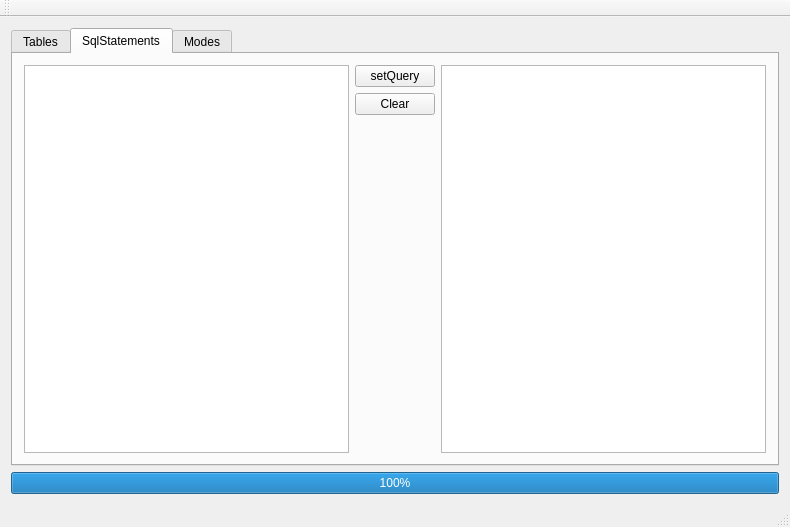
<?xml version="1.0" encoding="UTF-8"?>
<ui version="4.0">
 <class>MainWindow</class>
 <widget class="QMainWindow" name="MainWindow">
  <property name="geometry">
   <rect>
    <x>0</x>
    <y>0</y>
    <width>790</width>
    <height>527</height>
   </rect>
  </property>
  <property name="windowTitle">
   <string>QtAsyncSql Demo</string>
  </property>
  <widget class="QWidget" name="centralWidget">
   <layout class="QVBoxLayout" name="verticalLayout">
    <item>
     <widget class="QTabWidget" name="tabWidget">
      <property name="currentIndex">
       <number>1</number>
      </property>
      <widget class="QWidget" name="Tables">
       <attribute name="title">
        <string>Tables</string>
       </attribute>
       <layout class="QVBoxLayout" name="verticalLayout_3">
        <item>
         <layout class="QVBoxLayout" name="verticalLayout_2">
          <item>
           <layout class="QHBoxLayout" name="horizontalLayout">
            <item>
             <widget class="QComboBox" name="cbTables">
              <property name="minimumSize">
               <size>
                <width>200</width>
                <height>0</height>
               </size>
              </property>
             </widget>
            </item>
            <item>
             <spacer name="horizontalSpacer">
              <property name="orientation">
               <enum>Qt::Horizontal</enum>
              </property>
              <property name="sizeHint" stdset="0">
               <size>
                <width>40</width>
                <height>20</height>
               </size>
              </property>
             </spacer>
            </item>
           </layout>
          </item>
          <item>
           <widget class="QTableView" name="tvTables"/>
          </item>
         </layout>
        </item>
       </layout>
      </widget>
      <widget class="QWidget" name="tab_2">
       <attribute name="title">
        <string>SqlStatements</string>
       </attribute>
       <layout class="QGridLayout" name="gridLayout">
        <item row="0" column="0">
         <widget class="QTextEdit" name="teQuery">
          <property name="sizePolicy">
           <sizepolicy hsizetype="Expanding" vsizetype="Expanding">
            <horstretch>0</horstretch>
            <verstretch>0</verstretch>
           </sizepolicy>
          </property>
          <property name="lineWrapMode">
           <enum>QTextEdit::NoWrap</enum>
          </property>
         </widget>
        </item>
        <item row="0" column="1">
         <layout class="QVBoxLayout" name="verticalLayout_4">
          <item>
           <widget class="QPushButton" name="btnQuery">
            <property name="text">
             <string>setQuery</string>
            </property>
           </widget>
          </item>
          <item>
           <widget class="QPushButton" name="pushButton_Clear">
            <property name="text">
             <string>Clear</string>
            </property>
           </widget>
          </item>
          <item>
           <spacer name="verticalSpacer">
            <property name="orientation">
             <enum>Qt::Vertical</enum>
            </property>
            <property name="sizeHint" stdset="0">
             <size>
              <width>20</width>
              <height>40</height>
             </size>
            </property>
           </spacer>
          </item>
         </layout>
        </item>
        <item row="0" column="2">
         <widget class="QTableView" name="tvQuery">
          <property name="sizePolicy">
           <sizepolicy hsizetype="Expanding" vsizetype="Expanding">
            <horstretch>0</horstretch>
            <verstretch>0</verstretch>
           </sizepolicy>
          </property>
         </widget>
        </item>
       </layout>
      </widget>
      <widget class="QWidget" name="tab_3">
       <attribute name="title">
        <string>Modes</string>
       </attribute>
       <layout class="QVBoxLayout" name="verticalLayout_9">
        <item>
         <layout class="QHBoxLayout" name="horizontalLayout_3">
          <item>
           <widget class="QRadioButton" name="rbParallel">
            <property name="text">
             <string>Parallel</string>
            </property>
            <property name="checked">
             <bool>true</bool>
            </property>
           </widget>
          </item>
          <item>
           <widget class="QRadioButton" name="rbFifo">
            <property name="text">
             <string>Fifo</string>
            </property>
           </widget>
          </item>
          <item>
           <widget class="QRadioButton" name="rbSkipPrevious">
            <property name="text">
             <string>SkipPrevious</string>
            </property>
           </widget>
          </item>
          <item>
           <widget class="QCheckBox" name="cbDelay">
            <property name="text">
             <string>Enable exec delay (500ms)</string>
            </property>
            <property name="checked">
             <bool>false</bool>
            </property>
           </widget>
          </item>
         </layout>
        </item>
        <item>
         <layout class="QHBoxLayout" name="horizontalLayout_4">
          <item>
           <widget class="QPushButton" name="btnExec4Queries">
            <property name="text">
             <string>Exec4AsyncQueries</string>
            </property>
           </widget>
          </item>
          <item>
           <widget class="QLabel" name="label">
            <property name="text">
             <string>Select COUNT(*) from  following 4 tables</string>
            </property>
           </widget>
          </item>
          <item>
           <spacer name="horizontalSpacer_2">
            <property name="orientation">
             <enum>Qt::Horizontal</enum>
            </property>
            <property name="sizeHint" stdset="0">
             <size>
              <width>40</width>
              <height>20</height>
             </size>
            </property>
           </spacer>
          </item>
         </layout>
        </item>
        <item>
         <layout class="QHBoxLayout" name="horizontalLayout_6">
          <item>
           <layout class="QVBoxLayout" name="verticalLayout_5">
            <item>
             <widget class="QLabel" name="label_2">
              <property name="text">
               <string>Categories</string>
              </property>
             </widget>
            </item>
            <item>
             <widget class="QLabel" name="lblCategroies">
              <property name="text">
               <string>---</string>
              </property>
             </widget>
            </item>
           </layout>
          </item>
          <item>
           <layout class="QVBoxLayout" name="verticalLayout_6">
            <item>
             <widget class="QLabel" name="label_3">
              <property name="text">
               <string>Customers</string>
              </property>
             </widget>
            </item>
            <item>
             <widget class="QLabel" name="lblCustomers">
              <property name="text">
               <string>---</string>
              </property>
             </widget>
            </item>
           </layout>
          </item>
          <item>
           <layout class="QVBoxLayout" name="verticalLayout_7">
            <item>
             <widget class="QLabel" name="label_4">
              <property name="text">
               <string>Employees</string>
              </property>
             </widget>
            </item>
            <item>
             <widget class="QLabel" name="lblEmployees">
              <property name="text">
               <string>---</string>
              </property>
             </widget>
            </item>
           </layout>
          </item>
          <item>
           <layout class="QVBoxLayout" name="verticalLayout_8">
            <item>
             <widget class="QLabel" name="label_5">
              <property name="text">
               <string>Orders</string>
              </property>
             </widget>
            </item>
            <item>
             <widget class="QLabel" name="lblOrders">
              <property name="text">
               <string>---</string>
              </property>
             </widget>
            </item>
           </layout>
          </item>
          <item>
           <widget class="QPushButton" name="btnClearResults">
            <property name="text">
             <string>ClearResults</string>
            </property>
           </widget>
          </item>
         </layout>
        </item>
        <item>
         <layout class="QHBoxLayout" name="horizontalLayout_5">
          <item>
           <widget class="QLabel" name="label_6">
            <property name="text">
             <string>SELECT * FROM Products WHERE UnitPrice &lt; </string>
            </property>
           </widget>
          </item>
          <item>
           <widget class="QLabel" name="lblSlider">
            <property name="minimumSize">
             <size>
              <width>20</width>
              <height>0</height>
             </size>
            </property>
            <property name="text">
             <string>---</string>
            </property>
           </widget>
          </item>
          <item>
           <widget class="QSlider" name="slUnitPrice">
            <property name="value">
             <number>50</number>
            </property>
            <property name="tracking">
             <bool>true</bool>
            </property>
            <property name="orientation">
             <enum>Qt::Horizontal</enum>
            </property>
           </widget>
          </item>
         </layout>
        </item>
        <item>
         <widget class="QTableView" name="tvSlider"/>
        </item>
       </layout>
      </widget>
     </widget>
    </item>
    <item>
     <widget class="QProgressBar" name="pbLoad">
      <property name="enabled">
       <bool>true</bool>
      </property>
      <property name="maximum">
       <number>1</number>
      </property>
      <property name="value">
       <number>1</number>
      </property>
     </widget>
    </item>
   </layout>
  </widget>
  <widget class="QMenuBar" name="menuBar">
   <property name="geometry">
    <rect>
     <x>0</x>
     <y>0</y>
     <width>790</width>
     <height>21</height>
    </rect>
   </property>
  </widget>
  <widget class="QToolBar" name="mainToolBar">
   <attribute name="toolBarArea">
    <enum>TopToolBarArea</enum>
   </attribute>
   <attribute name="toolBarBreak">
    <bool>false</bool>
   </attribute>
  </widget>
  <widget class="QStatusBar" name="statusBar"/>
 </widget>
 <layoutdefault spacing="6" margin="11"/>
 <resources/>
 <connections/>
</ui>
